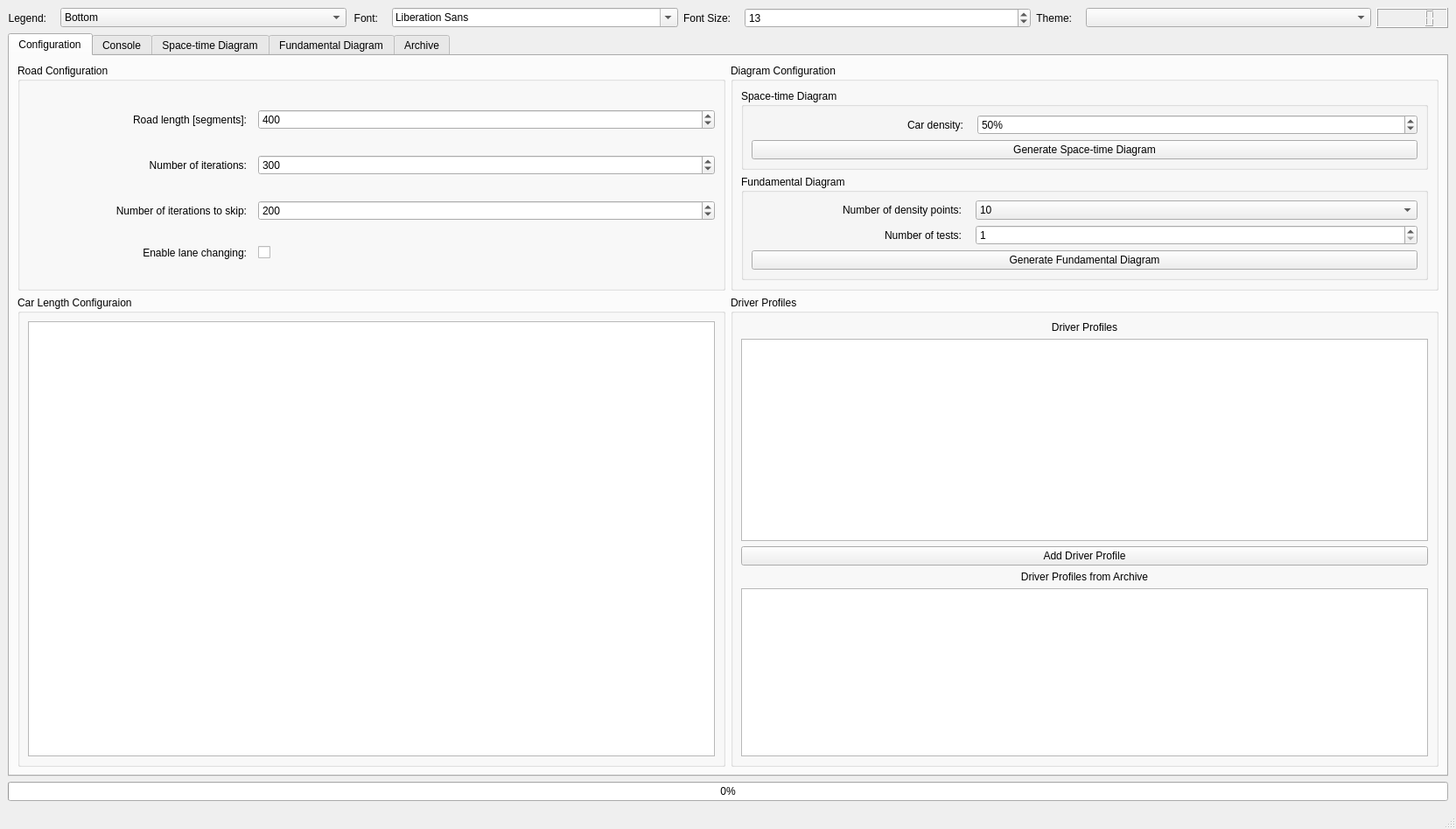
<?xml version="1.0" encoding="UTF-8"?>
<ui version="4.0">
 <class>MainTrafficSimulator</class>
 <widget class="QMainWindow" name="MainTrafficSimulator">
  <property name="geometry">
   <rect>
    <x>0</x>
    <y>0</y>
    <width>1664</width>
    <height>947</height>
   </rect>
  </property>
  <property name="windowTitle">
   <string>MainTrafficSimulator</string>
  </property>
  <widget class="QWidget" name="centralwidget">
   <layout class="QGridLayout" name="gridLayout_4">
    <item row="5" column="0">
     <widget class="QProgressBar" name="progressBar">
      <property name="value">
       <number>0</number>
      </property>
     </widget>
    </item>
    <item row="0" column="0">
     <layout class="QGridLayout" name="gridLayout_15" columnstretch="1,8,1,8,1,8,1,8,2">
      <property name="topMargin">
       <number>0</number>
      </property>
      <item row="0" column="5">
       <widget class="QSpinBox" name="sbFontSize">
        <property name="minimum">
         <number>8</number>
        </property>
        <property name="maximum">
         <number>30</number>
        </property>
        <property name="value">
         <number>13</number>
        </property>
       </widget>
      </item>
      <item row="0" column="7">
       <widget class="QComboBox" name="cbTheme"/>
      </item>
      <item row="0" column="1">
       <widget class="QComboBox" name="cbLegend">
        <property name="currentIndex">
         <number>1</number>
        </property>
        <item>
         <property name="text">
          <string>Top</string>
         </property>
        </item>
        <item>
         <property name="text">
          <string>Bottom</string>
         </property>
        </item>
        <item>
         <property name="text">
          <string>Left</string>
         </property>
        </item>
        <item>
         <property name="text">
          <string>Right</string>
         </property>
        </item>
        <item>
         <property name="text">
          <string>No Legend</string>
         </property>
        </item>
       </widget>
      </item>
      <item row="0" column="4">
       <widget class="QLabel" name="lbFontSize">
        <property name="text">
         <string>Font Size:</string>
        </property>
        <property name="alignment">
         <set>Qt::AlignRight|Qt::AlignTrailing|Qt::AlignVCenter</set>
        </property>
        <property name="indent">
         <number>10</number>
        </property>
       </widget>
      </item>
      <item row="0" column="3">
       <widget class="QFontComboBox" name="cbFont"/>
      </item>
      <item row="0" column="0">
       <widget class="QLabel" name="lbLegend">
        <property name="layoutDirection">
         <enum>Qt::LeftToRight</enum>
        </property>
        <property name="text">
         <string>Legend:</string>
        </property>
        <property name="alignment">
         <set>Qt::AlignRight|Qt::AlignTrailing|Qt::AlignVCenter</set>
        </property>
        <property name="indent">
         <number>10</number>
        </property>
       </widget>
      </item>
      <item row="0" column="6">
       <widget class="QLabel" name="lbTheme">
        <property name="text">
         <string>Theme:</string>
        </property>
        <property name="alignment">
         <set>Qt::AlignRight|Qt::AlignTrailing|Qt::AlignVCenter</set>
        </property>
        <property name="indent">
         <number>10</number>
        </property>
       </widget>
      </item>
      <item row="0" column="2">
       <widget class="QLabel" name="lbFont">
        <property name="text">
         <string>Font:</string>
        </property>
        <property name="alignment">
         <set>Qt::AlignRight|Qt::AlignTrailing|Qt::AlignVCenter</set>
        </property>
        <property name="indent">
         <number>10</number>
        </property>
       </widget>
      </item>
      <item row="0" column="8">
       <widget class="QLCDNumber" name="lcdNumber"/>
      </item>
     </layout>
    </item>
    <item row="4" column="0">
     <widget class="QTabWidget" name="tabWidget">
      <property name="currentIndex">
       <number>0</number>
      </property>
      <widget class="QWidget" name="tabConfig">
       <attribute name="title">
        <string>Configuration</string>
       </attribute>
       <layout class="QGridLayout" name="gridLayout_2">
        <item row="0" column="0">
         <widget class="QGroupBox" name="gbRoadConfig">
          <property name="title">
           <string>Road Configuration</string>
          </property>
          <layout class="QGridLayout" name="gridLayout_6" rowstretch="0,0,0,0,0">
           <property name="horizontalSpacing">
            <number>3</number>
           </property>
           <item row="1" column="0">
            <widget class="QLabel" name="lblCyclesNum">
             <property name="layoutDirection">
              <enum>Qt::LeftToRight</enum>
             </property>
             <property name="text">
              <string>Number of iterations:</string>
             </property>
             <property name="alignment">
              <set>Qt::AlignRight|Qt::AlignTrailing|Qt::AlignVCenter</set>
             </property>
             <property name="indent">
              <number>10</number>
             </property>
            </widget>
           </item>
           <item row="4" column="0">
            <widget class="QLabel" name="lblLaneChange">
             <property name="text">
              <string>Enable lane changing:</string>
             </property>
             <property name="alignment">
              <set>Qt::AlignRight|Qt::AlignTrailing|Qt::AlignVCenter</set>
             </property>
             <property name="indent">
              <number>10</number>
             </property>
            </widget>
           </item>
           <item row="2" column="0">
            <widget class="QLabel" name="lblCyclesToSkip">
             <property name="text">
              <string>Number of iterations to skip:</string>
             </property>
             <property name="alignment">
              <set>Qt::AlignRight|Qt::AlignTrailing|Qt::AlignVCenter</set>
             </property>
             <property name="indent">
              <number>10</number>
             </property>
            </widget>
           </item>
           <item row="0" column="0">
            <widget class="QLabel" name="lblSegmentsNum">
             <property name="text">
              <string>Road length [segments]:</string>
             </property>
             <property name="alignment">
              <set>Qt::AlignRight|Qt::AlignTrailing|Qt::AlignVCenter</set>
             </property>
             <property name="indent">
              <number>10</number>
             </property>
            </widget>
           </item>
           <item row="1" column="1" colspan="2">
            <widget class="QSpinBox" name="sbCyclesNum">
             <property name="minimum">
              <number>10</number>
             </property>
             <property name="maximum">
              <number>10000</number>
             </property>
             <property name="value">
              <number>300</number>
             </property>
            </widget>
           </item>
           <item row="0" column="1" colspan="2">
            <widget class="QSpinBox" name="sbSegmentsNum">
             <property name="minimum">
              <number>100</number>
             </property>
             <property name="maximum">
              <number>99999</number>
             </property>
             <property name="value">
              <number>400</number>
             </property>
            </widget>
           </item>
           <item row="2" column="1" colspan="2">
            <widget class="QSpinBox" name="sbCyclesToSkip">
             <property name="maximum">
              <number>10000</number>
             </property>
             <property name="value">
              <number>200</number>
             </property>
            </widget>
           </item>
           <item row="4" column="1" colspan="2">
            <widget class="QCheckBox" name="cbChangeLane">
             <property name="enabled">
              <bool>true</bool>
             </property>
             <property name="layoutDirection">
              <enum>Qt::LeftToRight</enum>
             </property>
             <property name="text">
              <string/>
             </property>
             <property name="checked">
              <bool>false</bool>
             </property>
             <property name="tristate">
              <bool>false</bool>
             </property>
            </widget>
           </item>
          </layout>
         </widget>
        </item>
        <item row="1" column="0">
         <widget class="QGroupBox" name="gbCarLengths">
          <property name="title">
           <string>Car Length Configuraion</string>
          </property>
          <layout class="QGridLayout" name="gridLayout_10">
           <item row="0" column="0">
            <widget class="QTableWidget" name="tbwCarLengthProb"/>
           </item>
          </layout>
         </widget>
        </item>
        <item row="0" column="1">
         <widget class="QGroupBox" name="gbDiagramsConfig">
          <property name="title">
           <string>Diagram Configuration</string>
          </property>
          <layout class="QGridLayout" name="gridLayout_7">
           <item row="1" column="0" colspan="3">
            <widget class="QGroupBox" name="gbFDiagramConfig">
             <property name="title">
              <string>Fundamental Diagram</string>
             </property>
             <layout class="QGridLayout" name="gridLayout_8">
              <item row="2" column="1" colspan="2">
               <widget class="QSpinBox" name="sbTestsNum">
                <property name="frame">
                 <bool>true</bool>
                </property>
                <property name="minimum">
                 <number>1</number>
                </property>
                <property name="maximum">
                 <number>1000</number>
                </property>
                <property name="value">
                 <number>1</number>
                </property>
               </widget>
              </item>
              <item row="0" column="1" colspan="2">
               <widget class="QComboBox" name="cmbDensityPoints">
                <property name="currentIndex">
                 <number>0</number>
                </property>
                <item>
                 <property name="text">
                  <string>10</string>
                 </property>
                </item>
                <item>
                 <property name="text">
                  <string>100</string>
                 </property>
                </item>
               </widget>
              </item>
              <item row="0" column="0">
               <widget class="QLabel" name="lblDensityPoints">
                <property name="text">
                 <string>Number of density points:</string>
                </property>
                <property name="alignment">
                 <set>Qt::AlignRight|Qt::AlignTrailing|Qt::AlignVCenter</set>
                </property>
                <property name="indent">
                 <number>10</number>
                </property>
               </widget>
              </item>
              <item row="2" column="0">
               <widget class="QLabel" name="lblTestsNum">
                <property name="text">
                 <string>Number of tests:</string>
                </property>
                <property name="alignment">
                 <set>Qt::AlignRight|Qt::AlignTrailing|Qt::AlignVCenter</set>
                </property>
                <property name="indent">
                 <number>10</number>
                </property>
               </widget>
              </item>
              <item row="3" column="0" colspan="3">
               <widget class="QPushButton" name="btnFDiagramConfig">
                <property name="text">
                 <string>Generate Fundamental Diagram</string>
                </property>
               </widget>
              </item>
             </layout>
            </widget>
           </item>
           <item row="0" column="0" colspan="3">
            <widget class="QGroupBox" name="gbSTDiagramConfig">
             <property name="title">
              <string>Space-time Diagram</string>
             </property>
             <layout class="QGridLayout" name="gridLayout_9">
              <item row="0" column="0">
               <widget class="QLabel" name="lblCurrentDensity">
                <property name="text">
                 <string>Car density:</string>
                </property>
                <property name="alignment">
                 <set>Qt::AlignRight|Qt::AlignTrailing|Qt::AlignVCenter</set>
                </property>
                <property name="indent">
                 <number>10</number>
                </property>
               </widget>
              </item>
              <item row="0" column="1" colspan="2">
               <widget class="QSpinBox" name="sbCurrentDensity">
                <property name="suffix">
                 <string>%</string>
                </property>
                <property name="minimum">
                 <number>1</number>
                </property>
                <property name="maximum">
                 <number>100</number>
                </property>
                <property name="value">
                 <number>50</number>
                </property>
               </widget>
              </item>
              <item row="1" column="0" colspan="3">
               <widget class="QPushButton" name="btnSTDiagramConfig">
                <property name="text">
                 <string>Generate Space-time Diagram</string>
                </property>
               </widget>
              </item>
             </layout>
            </widget>
           </item>
          </layout>
         </widget>
        </item>
        <item row="1" column="1">
         <widget class="QGroupBox" name="gbCarProfiles">
          <property name="title">
           <string>Driver Profiles</string>
          </property>
          <layout class="QGridLayout" name="gridLayout_11" rowstretch="0,3,0,0,0">
           <item row="0" column="0">
            <widget class="QLabel" name="lblDriverProfiles">
             <property name="text">
              <string>Driver Profiles</string>
             </property>
             <property name="alignment">
              <set>Qt::AlignCenter</set>
             </property>
            </widget>
           </item>
           <item row="4" column="0">
            <widget class="QTableWidget" name="tbwDPFromArchive"/>
           </item>
           <item row="1" column="0">
            <widget class="QTableWidget" name="tbwDriverProfiles"/>
           </item>
           <item row="2" column="0">
            <widget class="QPushButton" name="btnAddDriverProfile">
             <property name="text">
              <string>Add Driver Profile</string>
             </property>
            </widget>
           </item>
           <item row="3" column="0">
            <widget class="QLabel" name="lblDPFromArchive">
             <property name="text">
              <string>Driver Profiles from Archive</string>
             </property>
             <property name="alignment">
              <set>Qt::AlignCenter</set>
             </property>
            </widget>
           </item>
          </layout>
         </widget>
        </item>
       </layout>
      </widget>
      <widget class="QWidget" name="tabConsole">
       <attribute name="title">
        <string>Console</string>
       </attribute>
       <layout class="QGridLayout" name="gridLayout_5">
        <item row="1" column="0">
         <widget class="QPushButton" name="btnStartSimulationConsole">
          <property name="text">
           <string>Generate Space-time Diagram</string>
          </property>
         </widget>
        </item>
        <item row="0" column="0">
         <widget class="QTextEdit" name="txeConsoleOutput">
          <property name="font">
           <font>
            <family>Courier New</family>
           </font>
          </property>
         </widget>
        </item>
       </layout>
      </widget>
      <widget class="QWidget" name="tabSTDiagram">
       <attribute name="title">
        <string>Space-time Diagram</string>
       </attribute>
       <layout class="QGridLayout" name="gridLayout">
        <item row="1" column="3">
         <widget class="QChartView" name="qcvSTDiagramRight"/>
        </item>
        <item row="1" column="1">
         <widget class="QChartView" name="qcvSTDiagramLeft"/>
        </item>
        <item row="3" column="1" colspan="3">
         <layout class="QGridLayout" name="gridLayout_13" columnstretch="1,8">
          <item row="0" column="1">
           <widget class="QPushButton" name="btnSTDiagram">
            <property name="text">
             <string>Generate Space-time Diagram</string>
            </property>
           </widget>
          </item>
          <item row="0" column="0">
           <widget class="QPushButton" name="btnSaveSTDiagram">
            <property name="text">
             <string>Save Diagram</string>
            </property>
           </widget>
          </item>
         </layout>
        </item>
       </layout>
      </widget>
      <widget class="QWidget" name="tabFDiagram">
       <attribute name="title">
        <string>Fundamental Diagram</string>
       </attribute>
       <layout class="QGridLayout" name="gridLayout_3">
        <item row="1" column="0">
         <widget class="QChartView" name="qcvFDiagramLeft"/>
        </item>
        <item row="4" column="0" colspan="3">
         <layout class="QGridLayout" name="gridLayout_14" columnstretch="0,1,0">
          <item row="0" column="2">
           <widget class="QCheckBox" name="cbApproximate">
            <property name="text">
             <string>Approximate</string>
            </property>
            <property name="tristate">
             <bool>true</bool>
            </property>
           </widget>
          </item>
          <item row="0" column="1">
           <widget class="QPushButton" name="btnFDiagram">
            <property name="text">
             <string>Generate Fundamental Diagram</string>
            </property>
           </widget>
          </item>
          <item row="0" column="0">
           <widget class="QPushButton" name="btnSaveFDiagram">
            <property name="text">
             <string>Save Diagram</string>
            </property>
           </widget>
          </item>
         </layout>
        </item>
        <item row="1" column="1">
         <widget class="QChartView" name="qcvFDiagramRight"/>
        </item>
        <item row="1" column="2">
         <widget class="QChartView" name="qcvFDiagramSum"/>
        </item>
       </layout>
      </widget>
      <widget class="QWidget" name="tab">
       <attribute name="title">
        <string>Archive</string>
       </attribute>
       <layout class="QGridLayout" name="gridLayout_12">
        <item row="0" column="0">
         <widget class="QTableWidget" name="tbwArchiveDiagramF"/>
        </item>
        <item row="1" column="0">
         <widget class="QPushButton" name="btnReadData">
          <property name="text">
           <string>Read Data</string>
          </property>
         </widget>
        </item>
       </layout>
      </widget>
     </widget>
    </item>
   </layout>
  </widget>
  <widget class="QMenuBar" name="menubar">
   <property name="geometry">
    <rect>
     <x>0</x>
     <y>0</y>
     <width>1664</width>
     <height>25</height>
    </rect>
   </property>
  </widget>
  <widget class="QStatusBar" name="statusbar">
   <property name="font">
    <font>
     <pointsize>11</pointsize>
    </font>
   </property>
   <property name="autoFillBackground">
    <bool>false</bool>
   </property>
   <property name="styleSheet">
    <string notr="true"/>
   </property>
  </widget>
 </widget>
 <customwidgets>
  <customwidget>
   <class>QChartView</class>
   <extends>QGraphicsView</extends>
   <header>qchartview.h</header>
  </customwidget>
 </customwidgets>
 <tabstops>
  <tabstop>tabWidget</tabstop>
  <tabstop>txeConsoleOutput</tabstop>
  <tabstop>btnStartSimulationConsole</tabstop>
  <tabstop>qcvSTDiagramRight</tabstop>
  <tabstop>qcvSTDiagramLeft</tabstop>
  <tabstop>qcvFDiagramLeft</tabstop>
  <tabstop>qcvFDiagramSum</tabstop>
  <tabstop>qcvFDiagramRight</tabstop>
 </tabstops>
 <resources/>
 <connections/>
</ui>
